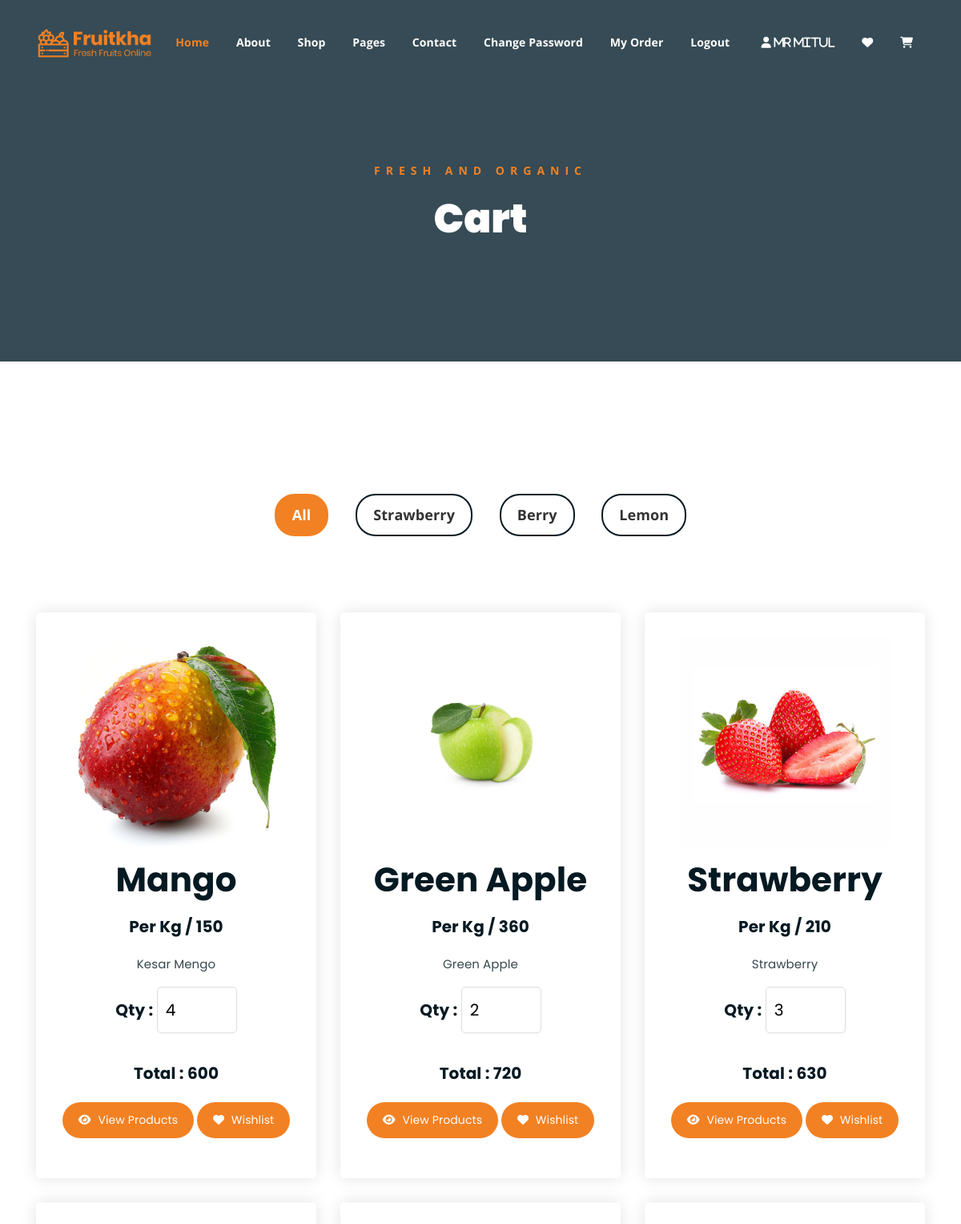
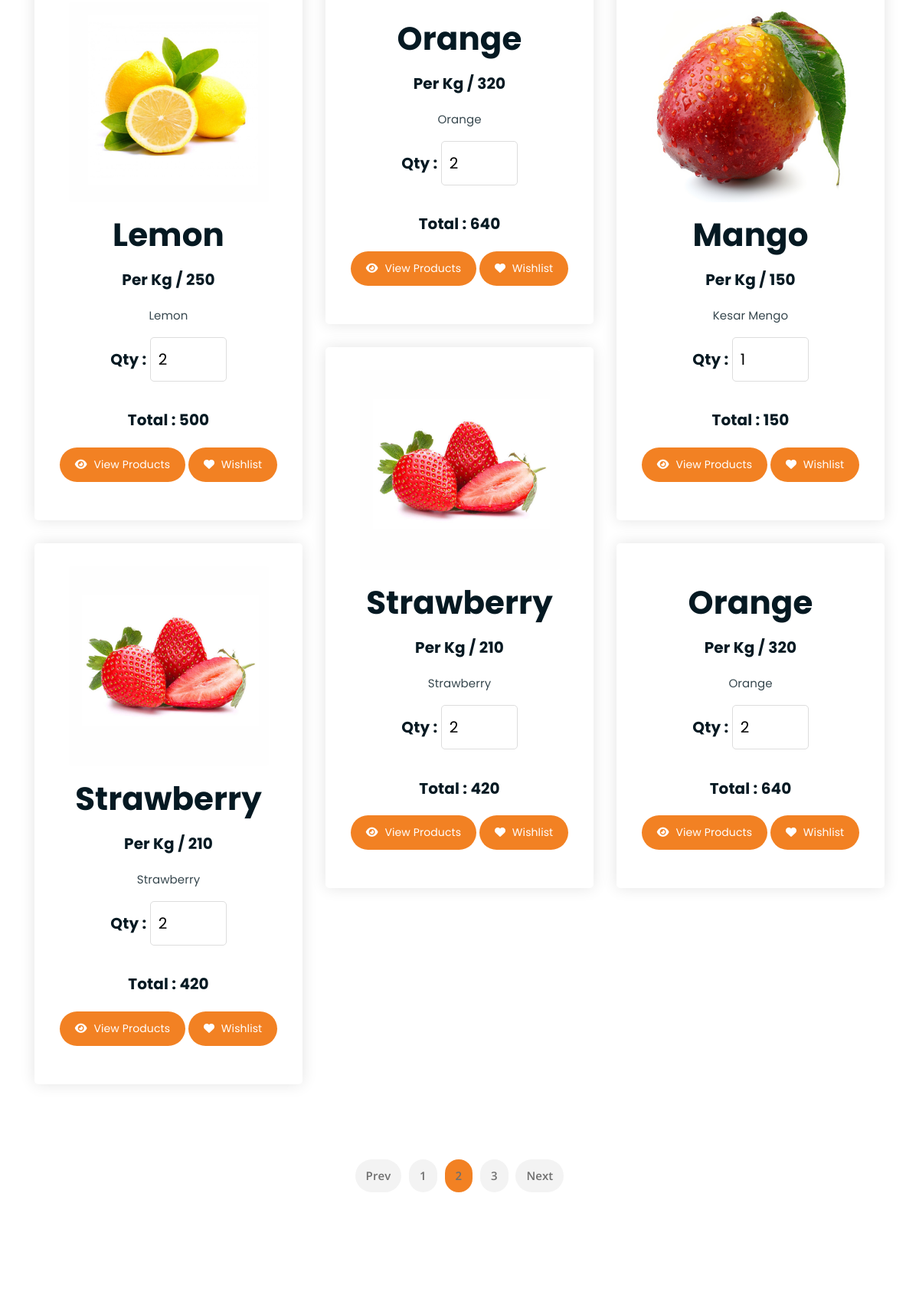
/myorder/ (signed in, upper part), run on the app's committed database (2 pictures, top to bottom).
### myapp/models.py (models this page shows, shortened)
class User(models.Model):
    fname=models.CharField(max_length=100)
    lname=models.CharField(max_length=100)
    phone=models.PositiveIntegerField()
    email=models.EmailField()
    message=models.TextField()
    password=models.CharField(max_length=100)
    usertype=models.CharField(max_length=100,default="buyer")

class Cart(models.Model):
    user=models.ForeignKey(User,on_delete=models.CASCADE)
    product=models.ForeignKey(Product,on_delete=models.CASCADE)
    product_price=models.PositiveIntegerField()
    product_qty=models.PositiveIntegerField()
    total_price=models.PositiveIntegerField()
    payment_status=models.BooleanField(default=False)

class Product(models.Model):
    seller=models.ForeignKey(User,on_delete=models.CASCADE)
    product_name=models.CharField(max_length=100)
    product_price=models.PositiveIntegerField()
    product_picture=models.ImageField(upload_to="product_picture/")
    product_desc=models.TextField()

### myapp/views.py (the view)
# urls.py: path('myorder/', views.myorder,name='myorder'),
def myorder(request):
    user=User.objects.get(email=request.session['email'])
    carts=Cart.objects.filter(user=user,payment_status=True)
    return render(request,'myorder.html',{'carts':carts})

### templates/myorder.html (shortened to what this page needs)
{% extends 'header.html'%}
{% load static %}
{% block content%}
<!DOCTYPE html>
<html lang="en">
<head>
</head>
<body>
	<div class="breadcrumb-section breadcrumb-bg">
		<div class="container">
			<div class="row">
				<div class="col-lg-8 offset-lg-2 text-center">
					<div class="breadcrumb-text">
						<p>Fresh and Organic</p>
						<h1>  Cart  </h1>
					</div>
				</div>
			</div>
		</div>
	</div>
	<div class="product-section mt-150 mb-150">
		<div class="container">
			<div class="row">
                <div class="col-md-12">
                    <div class="product-filters">
                        <ul>
                            <li class="active" data-filter="*">All</li>
                            <li data-filter=".strawberry">Strawberry</li>
                            <li data-filter=".berry">Berry</li>
                            <li data-filter=".lemon">Lemon</li>
                        </ul>
                    </div>
                </div>
            </div>
            {% if carts %}
			<div class="row product-lists">
                {% for i in carts %}
				<div class="col-lg-4 col-md-6 text-center strawberry">
					<div class="single-product-item">
						<div class="product-image">
							<a href=""><img src="{{i.product.product_picture.url}}" alt=""></a>
						</div>
						<h2>{{i.product.product_name}}</h2>
						<p class="product-price" style="font-size: 20px;">Per Kg / {{i.product.product_price}} </p>
						<p class="product-price"> <span> {{i.product.product_desc}} </span>   </p>
                        <form method="POST" name="change_qty" action="{% url 'change-qty' pk=i.pk %}">
							<p class="product-price" style="font-size: 20px;">
							  Qty : <input type="number" name="product_qty" id="" value="{{i.product_qty}}"  onchange="this.form.submit()" readonly>
							</p>
						</form>
						<p>
							<p class="product-price" style="font-size: 20px;">Total : {{i.total_price}} </p>
						</p>
                        <a href="{% url 'product-details' pk=i.product.pk %}" class="cart-btn"><i class="fa-solid fa-eye" style="color: white;"></i> View Products  </a>
						<a href="{% url 'wishlist' %}" class="cart-btn"><i class="fa-solid fa-heart" style="color: white;"></i> Wishlist </a>
                    </div>
				</div>
                {% endfor %}
			</div>
			{% else %}
            <h1 style="text-align: center;"> No Products In Orders </h1>
            {% endif %}
                <br>
			<div class="row">
				<div class="col-lg-12 text-center">
					<div class="pagination-wrap">
						<ul>
							<li><a href="#">Prev</a></li>
							<li><a href="#">1</a></li>
							<li><a class="active" href="#">2</a></li>
							<li><a href="#">3</a></li>
							<li><a href="#">Next</a></li>
						</ul>
					</div>
				</div>
			</div>
		</div>
	</div>
</body>
</html>
{% endblock %}

### templates/header.html (shortened to what this page needs)
{% load static %}
<!DOCTYPE html>
<html lang="en">
<head>
	<link rel="stylesheet" href="https://cdnjs.cloudflare.com/ajax/libs/font-awesome/6.7.2/css/all.min.css" />
	<link rel="stylesheet" href="{% static 'assets/css/all.min.css' %}">
	<link rel="stylesheet" href="{% static 'assets/bootstrap/css/bootstrap.min.css' %}">
	<link rel="stylesheet" href="{% static 'assets/css/owl.carousel.css' %}">
	<link rel="stylesheet" href="{% static 'assets/css/magnific-popup.css' %}">
	<link rel="stylesheet" href="{% static 'assets/css/animate.css' %}">
	<link rel="stylesheet" href="{% static 'assets/css/meanmenu.min.css' %}">
	<link rel="stylesheet" href="{% static 'assets/css/main.css' %}">
	<link rel="stylesheet" href="{% static 'assets/css/responsive.css' %}">
</head>
<body>
	<div class="top-header-area" id="sticker">
		<div class="container">
			<div class="row">
				<div class="col-lg-12 col-sm-12 text-center">
					<div class="main-menu-wrap">
						<div class="site-logo">
							<a href="/">
								<img src="{% static 'assets/img/logo.png' %}" alt="">
							</a>
						</div>
						<nav class="main-menu">
							<ul>
								<li class="current-list-item"><a href="/">Home</a>
								</li>
								<li><a href="{% url 'about' %}">About</a></li>
								<li><a href="{% url 'shop' %}">Shop</a> </li>
								<li><a href="#">Pages</a>
								</li>
								<li><a href="{% url 'contact' %}">Contact</a></li>
								{% if request.session.email %}
								<li><a href="{% url 'change-password' %}">Change Password </a></li>
								<li><a href="{% url 'myorder' %}"> My Order </a></li>
								<li><a href="{% url 'logout' %}">Logout </a></li>
								{% else %}
								<li><a href="{% url 'signup' %}">Sign Up</a></li>
								<li><a href="{% url 'login' %}">Login </a></li>
								{% endif %}
								<li>
									{% if request.session.email %}
									<div class="header-icons">
										<a class="shopping-cart" href="{% url 'profile' %}"><i class="fa-solid fa-user" style="color: white;"> {{request.session.fname}}</i></a>
										<a class="shopping-cart" href="{% url 'wishlist' %}"><i class="fa-solid fa-heart" style="color: white;"></i></a>
										<a class="shopping-cart" href="{% url 'cart' %}"><i class="fas fa-shopping-cart"></i></a>
									</div>
									{% endif %}
								</li>
							</ul>
						</nav>
					</div>
				</div>
			</div>
		</div>
	</div>
    {% block content %}
    {% endblock %}
</body>
</html>

### data on the page
User: session.fname "Mr Mitul"
Cart: product.product_picture (picture), product.product_name "Mango", product.product_price "150", product.product_desc "Kesar Mengo", product_qty "4", total_price "600"
Cart: product.product_picture (picture), product.product_name "Green Apple", product.product_price "360", product.product_desc "Green Apple", product_qty "2", total_price "720"
Cart: product.product_picture (picture), product.product_name "Strawberry", product.product_price "210", product.product_desc "Strawberry", product_qty "3", total_price "630"
Cart: product.product_picture (picture), product.product_name "Lemon", product.product_price "250", product.product_desc "Lemon", product_qty "2", total_price "500"
Cart: product.product_name "Orange", product.product_price "320", product.product_desc "Orange", product_qty "2", total_price "640"
Cart: product.product_picture (picture), product.product_name "Mango", product.product_price "150", product.product_desc "Kesar Mengo", product_qty "1", total_price "150"
Cart: product.product_picture (picture), product.product_name "Strawberry", product.product_price "210", product.product_desc "Strawberry", product_qty "2", total_price "420"
Cart: product.product_picture (picture), product.product_name "Strawberry", product.product_price "210", product.product_desc "Strawberry", product_qty "2", total_price "420"
Cart: product.product_name "Orange", product.product_price "320", product.product_desc "Orange", product_qty "2", total_price "640"
